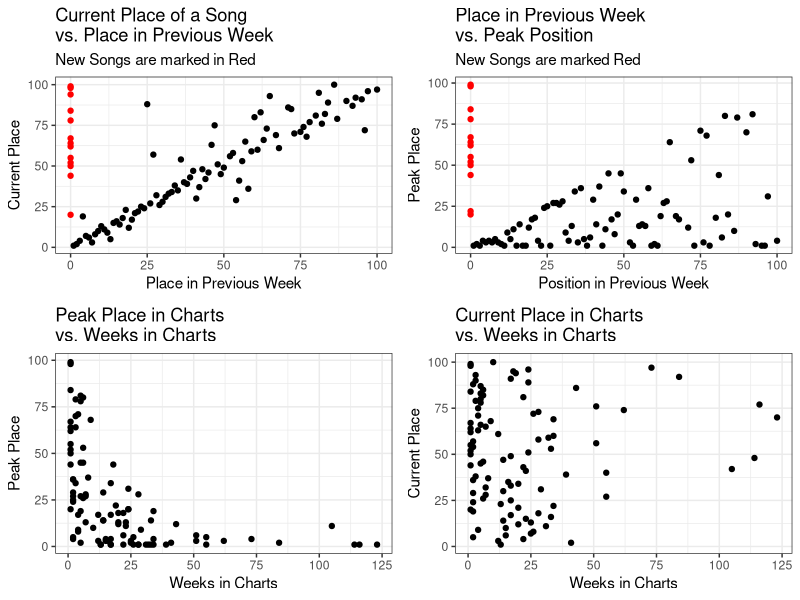
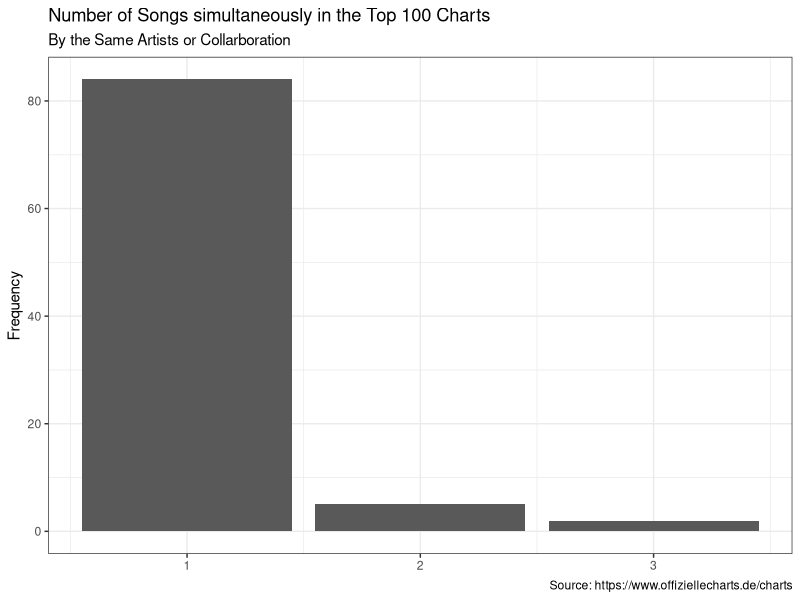
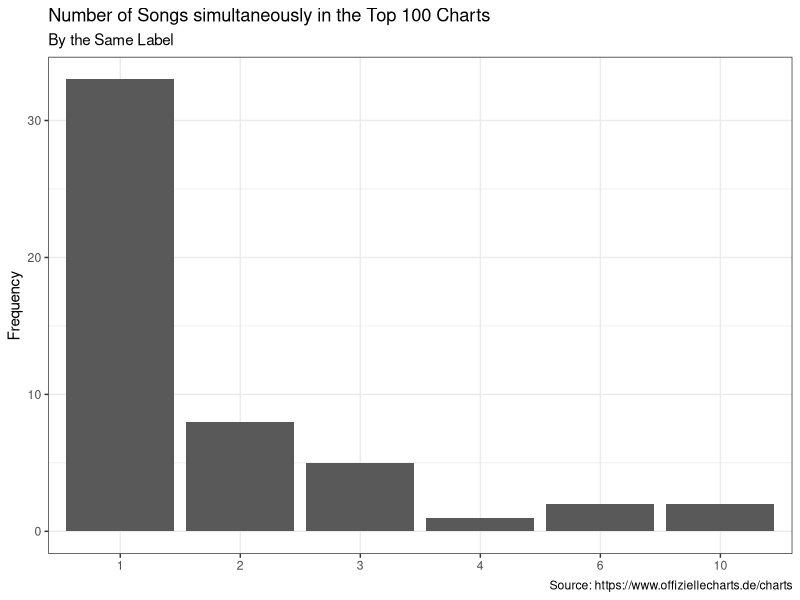

The R source for these figures, in order:
## ---- chunk 1
library(ggplot2)
library(gridExtra)
library(readr)
library(dplyr)
chart_scrap <- read_csv('2022-02-16_charts_report.csv')
## ---- chunk 2
#Reporting Figures and Tables
#Scatter Plots
current_v_last <- ggplot(data = chart_scrap,
                                     aes(y = current, x=last_week,
                                     col=ifelse(is.na(last_week), yes = 'NA' , no = 'NonNA')))+
                                      geom_point(aes(y = current, x=last_week_fill),show.legend = F)+
                                      scale_color_manual(values = c('#FF0000','#000000'))+
                                      labs(title = 'Current Place of a Song \nvs. Place in Previous Week',
                                           subtitle = 'New Songs are marked in Red',
                                           y='Current Place', x='Place in Previous Week')+
                                        theme_bw()
weeks_v_peak <- ggplot(data = chart_scrap,
                                             aes(x=weeks_in_charts, y=peak_in_charts))+
                                              geom_point()+
                                              labs(title = 'Peak Place in Charts \nvs. Weeks in Charts',
                                                   x='Weeks in Charts', y='Peak Place')+
                                              theme_bw()
week_v_current <- ggplot(data = chart_scrap, aes(x=weeks_in_charts, y=current))+
                                      geom_point()+
                                      labs(title = 'Current Place in Charts \nvs. Weeks in Charts',
                                           x='Weeks in Charts', y='Current Place')+
                                      theme_bw()
last_v_peak <- ggplot(data = chart_scrap, aes(x=last_week_fill, y=peak_in_charts,
                                                col=ifelse(is.na(last_week), yes = 'NA' , no = 'NonNA')))+
                                    geom_point(show.legend = F)+
                                    labs(title = 'Place in Previous Week \nvs. Peak Position',
                                         subtitle = 'New Songs are marked Red',
                                         x='Position in Previous Week', y='Peak Place')+
                                    scale_color_manual(values = c('#FF0000','#000000'))+
                                    theme_bw()
grid.arrange(current_v_last,last_v_peak, weeks_v_peak,week_v_current, nrow=2)
## ---- chunk 3
chart_scrap%>%
                      count(artist)%>%
                      ggplot(aes(x=n))+
                      geom_bar()+
                      labs(title = 'Number of Songs simultaneously in the Top 100 Charts',
                           subtitle = 'By the Same Artists or Collarboration',
                           y='Frequency',
                           x=NULL,
                           caption = 'Source: https://www.offiziellecharts.de/charts')+
                      theme_bw()
chart_scrap%>%
                        count(artist,sort = T)%>%
                        filter(n>1)%>%
                        knitr::kable()
chart_scrap%>%
                      count(label)%>%
                      ggplot(aes(x=as.factor(n)))+
                      geom_bar()+
                      geom_bar()+
                      labs(title = 'Number of Songs simultaneously in the Top 100 Charts',
                           subtitle = 'By the Same Label',
                           y='Frequency',
                           x=NULL,
                           caption = 'Source: https://www.offiziellecharts.de/charts')+
                      theme_bw()
chart_scrap%>%
                        count(label, sort = T)%>%
                        filter(n>1)%>%
                        knitr::kable()
## ---- chunk 4
#Songs that are currently peaking
chart_scrap%>%
                        filter(current == peak_in_charts)%>%
                        select(artist, title, current)%>%
                        rename(Position = current)%>%
                        knitr::kable()
